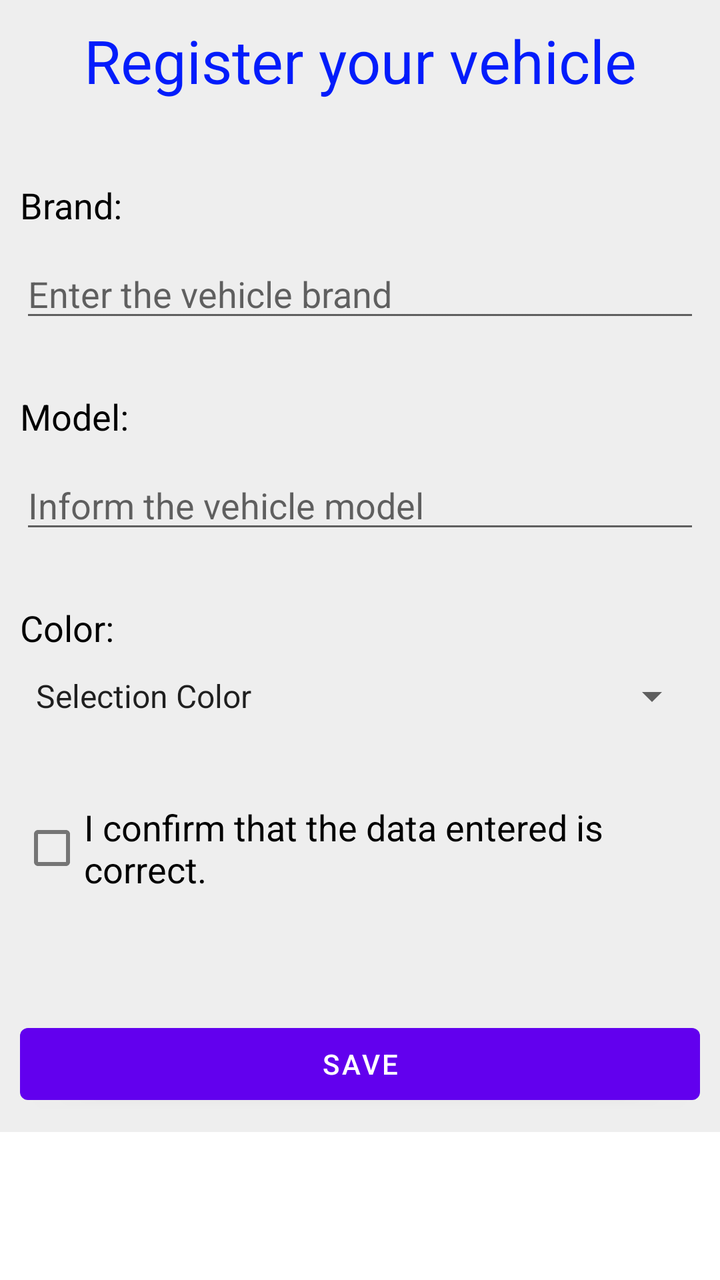
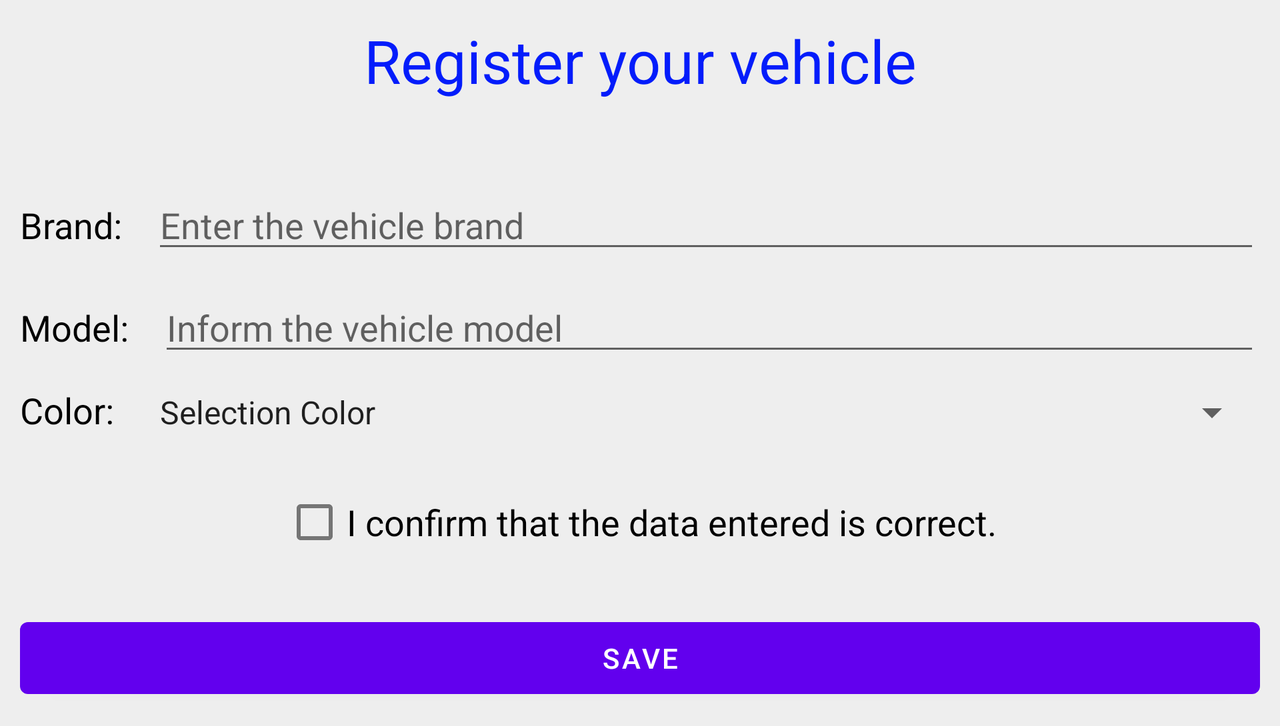

One screen, two layout resources from the same app: the default and the repository's alternative for another configuration. Each is rendered where Android would select it; the XML of both is given below.
<!-- AndroidManifest.xml: application theme Theme.AppTrabalhoN1 -->
<!-- res/layout/activity_fromulario.xml -->
<?xml version="1.0" encoding="utf-8"?>
<ScrollView xmlns:android="http://schemas.android.com/apk/res/android"
    xmlns:app="http://schemas.android.com/apk/res-auto"
    xmlns:tools="http://schemas.android.com/tools"
    android:layout_width="match_parent"
    android:layout_height="match_parent"
    tools:context=".FromularioActivity">

    <LinearLayout
        android:layout_width="match_parent"
        android:layout_height="wrap_content"
        android:orientation="vertical"
        android:background="#eee"
        android:padding="10dp">

        <TextView
            android:layout_width="match_parent"
            android:layout_height="wrap_content"
            android:text="@string/register"
            android:textColor="#031CFB"
            android:textAlignment="center"
            android:textSize="30dp"
            android:layout_marginBottom="30dp"
            />

        <TextView
            android:id="@+id/textView"
            android:layout_width="wrap_content"
            android:layout_height="wrap_content"
            android:text="@string/brand"
            android:layout_marginTop="10dp"
            style="@style/personalized"/>

        <EditText
            android:id="@+id/etMarca"
            android:layout_width="match_parent"
            android:layout_height="wrap_content"
            android:hint="@string/v_brand"
            android:layout_marginTop="10dp"
            style="@style/gray"/>


        <TextView
            android:layout_width="wrap_content"
            android:layout_height="wrap_content"
            android:layout_marginTop="30dp"
            android:text="@string/model"
            style="@style/personalized" />

        <EditText
            android:id="@+id/etModelo"
            android:layout_width="match_parent"
            android:layout_height="wrap_content"
            android:layout_marginTop="10dp"
            android:hint="@string/v_model"
            style="@style/gray"/>


            <TextView
                android:layout_width="wrap_content"
                android:layout_height="wrap_content"
                android:layout_marginTop="30dp"
                android:text="@string/color"
                style="@style/personalized" />
            <Spinner
                android:id="@+id/spColors"
                android:layout_width="match_parent"
                android:layout_height="wrap_content"
                android:layout_marginTop="10dp"
                android:entries="@array/colors"
                style="@style/gray"
                />



        <CheckBox
            android:id="@+id/checkbox_id"
            android:layout_width="wrap_content"
            android:layout_height="wrap_content"
            android:layout_gravity="center_horizontal"
            style="@style/personalized"
            android:text="@string/entered"
            android:layout_marginTop="40dp" />

        <Button
            android:id="@+id/btnSalvar"
            android:layout_width="match_parent"
            android:layout_height="match_parent"
            android:layout_marginTop="60dp"
            android:text="@string/save" />


    </LinearLayout>
</ScrollView>
<!-- resources referenced by this layout -->
<resources>
  <string-array name="colors">
          <item name="option_color">Selection Color</item>
          <item name="white">White</item>
          <item name="black">Black</item>
          <item name="gray">Gray</item>
          <item name="red">Red</item>
          <item name="blue">Blue</item>
      </string-array>
  <string name="brand">Brand:</string>
  <string name="color">Color:</string>
  <string name="entered">I confirm that the data entered is correct.</string>
  <string name="model">Model:</string>
  <string name="register">Register your vehicle</string>
  <string name="save">SAVE</string>
  <string name="v_brand">Enter the vehicle brand</string>
  <string name="v_model">Inform the vehicle model</string>
  <style name="gray" parent="Theme.AppTrabalhoN1">
          <item name="android:textSize">18dp</item>
      </style>
  <style name="personalized" parent="Theme.AppTrabalhoN1">
          <item name="android:textSize">18dp</item>
          <item name="android:textColor">#000</item>
      </style>
  <style name="Theme.AppTrabalhoN1" parent="Theme.MaterialComponents.DayNight.DarkActionBar">
          
          <item name="colorPrimary">@color/purple_500</item>
          <item name="colorPrimaryVariant">@color/purple_700</item>
          <item name="colorOnPrimary">@color/white</item>
          
          <item name="colorSecondary">@color/teal_200</item>
          <item name="colorSecondaryVariant">@color/teal_700</item>
          <item name="colorOnSecondary">@color/black</item>
          
          <item name="android:statusBarColor" tools:targetApi="l">?attr/colorPrimaryVariant</item>
          
      </style>
</resources>
<!-- res/layout-land/activity_fromulario.xml (the repository's variant of the layout above) -->
<!-- drawn on the phone turned sideways -->
<?xml version="1.0" encoding="utf-8"?>
<ScrollView
    xmlns:android="http://schemas.android.com/apk/res/android"
    xmlns:app="http://schemas.android.com/apk/res-auto"
    xmlns:tools="http://schemas.android.com/tools"
    android:layout_width="match_parent"
    android:layout_height="match_parent"

    >
    <LinearLayout
        android:layout_width="match_parent"
        android:layout_height="wrap_content"
        android:orientation="vertical"
        android:background="#eee"
        android:padding="10dp"

        >
        <TextView
            android:layout_width="match_parent"
            android:layout_height="wrap_content"
            android:text="@string/register"
            android:textColor="#031CFB"
            android:textAlignment="center"
            android:textSize="30dp"
            android:layout_marginBottom="30dp" />

        <LinearLayout
            android:layout_width="match_parent"
            android:layout_height="wrap_content"
            android:layout_marginTop="10dp" >

            <TextView
                android:layout_width="wrap_content"
                android:layout_height="wrap_content"
                android:paddingRight="15dp"
                android:text="@string/brand"
                style="@style/personalized" />

            <EditText
                android:id="@+id/etMarca"
                android:layout_width="match_parent"
                android:layout_height="wrap_content"
                android:hint="@string/v_brand"
                />

        </LinearLayout>

        <LinearLayout
            android:layout_width="match_parent"
            android:layout_height="wrap_content"
            android:layout_marginTop="10dp" >

            <TextView
                android:layout_width="wrap_content"
                android:layout_height="wrap_content"
                android:paddingRight="15dp"
                android:text="@string/model"
                style="@style/personalized"/>

            <EditText
                android:id="@+id/etModelo"
                android:layout_width="match_parent"
                android:layout_height="wrap_content"
                android:hint="@string/v_model" />

        </LinearLayout>

        <LinearLayout
            android:layout_width="match_parent"
            android:layout_height="wrap_content"
            android:layout_marginTop="10dp">
            <TextView
                android:layout_width="wrap_content"
                android:layout_height="wrap_content"
                android:paddingRight="15dp"
                android:text="@string/color"
                style="@style/personalized" />

            <Spinner
                android:id="@+id/spColors"
                android:layout_width="match_parent"
                android:layout_height="wrap_content"
                android:entries="@array/colors" />


        </LinearLayout>

        <CheckBox
            android:id="@+id/checkbox_id"
            android:layout_width="wrap_content"
            android:layout_height="wrap_content"
            android:layout_gravity="center_horizontal"
            style="@style/personalized"
            android:text="@string/entered"
            android:layout_margin="20dp" />

        <Button
            android:id="@+id/btnSalvar"
            android:layout_width="match_parent"
            android:layout_height="wrap_content"
            android:text="@string/save" />

    </LinearLayout>

</ScrollView>
<!-- resources referenced by the variant -->
<!-- as the phone turned sideways resolves them -->
<resources>
  <string-array name="colors">
          <item name="option_color">Selection Color</item>
          <item name="white">White</item>
          <item name="black">Black</item>
          <item name="gray">Gray</item>
          <item name="red">Red</item>
          <item name="blue">Blue</item>
      </string-array>
  <string name="brand">Brand:</string>
  <string name="color">Color:</string>
  <string name="entered">I confirm that the data entered is correct.</string>
  <string name="model">Model:</string>
  <string name="register">Register your vehicle</string>
  <string name="save">SAVE</string>
  <string name="v_brand">Enter the vehicle brand</string>
  <string name="v_model">Inform the vehicle model</string>
  <style name="personalized" parent="Theme.AppTrabalhoN1">
          <item name="android:textSize">18dp</item>
          <item name="android:textColor">#000</item>
      </style>
  <style name="Theme.AppTrabalhoN1" parent="Theme.MaterialComponents.DayNight.DarkActionBar">
          
          <item name="colorPrimary">@color/purple_500</item>
          <item name="colorPrimaryVariant">@color/purple_700</item>
          <item name="colorOnPrimary">@color/white</item>
          
          <item name="colorSecondary">@color/teal_200</item>
          <item name="colorSecondaryVariant">@color/teal_700</item>
          <item name="colorOnSecondary">@color/black</item>
          
          <item name="android:statusBarColor" tools:targetApi="l">?attr/colorPrimaryVariant</item>
          
      </style>
</resources>
